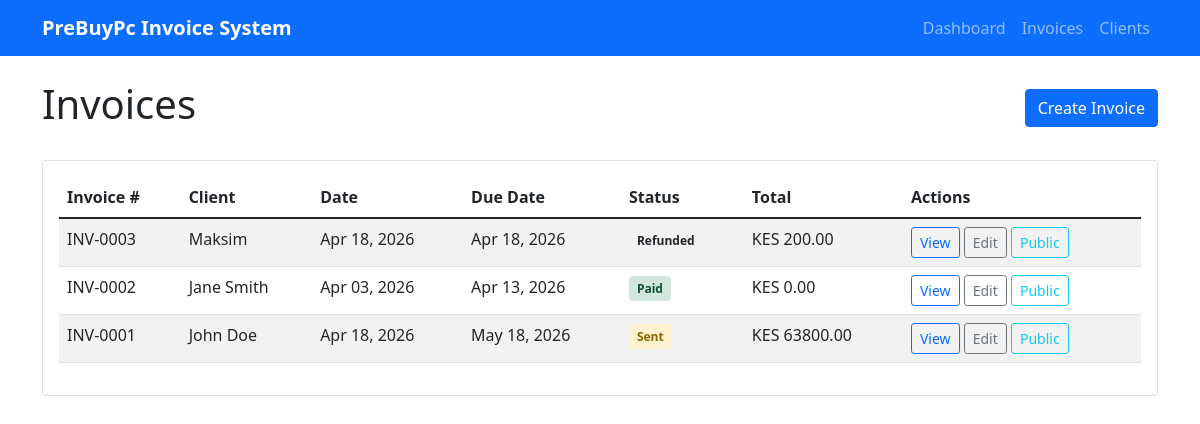
Before: /invoices/ with the older database file.
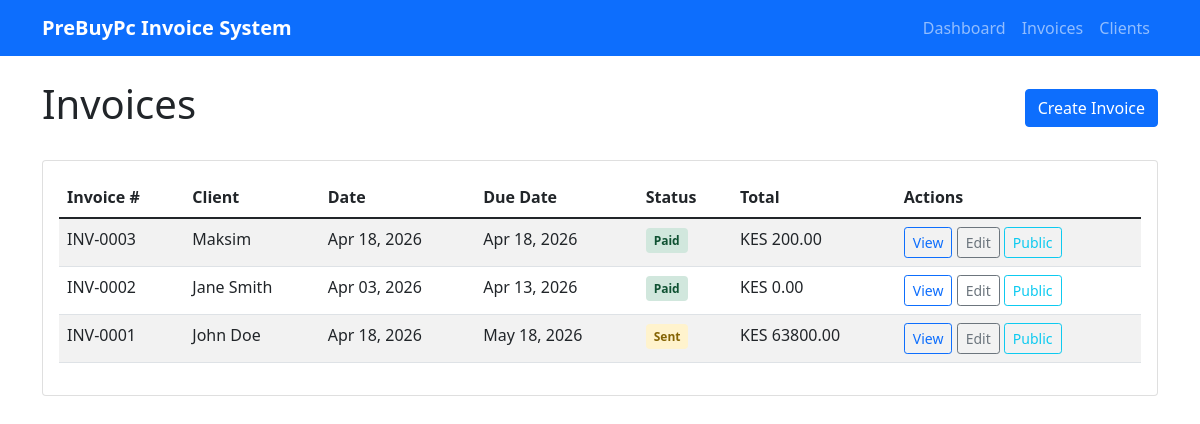
After: the same page with the newer database file.
### invoices/models.py (models this page shows, shortened)
class Invoice(models.Model):
    STATUS_CHOICES = [
        ('draft', 'Draft'),
        ('sent', 'Sent'),
        ('paid', 'Paid'),
        ('overdue', 'Overdue'),
        ('cancelled', 'Cancelled'),
        ('refunded', 'Refunded'),
    ]
    invoice_number = models.CharField(max_length=50, unique=True)
    client = models.ForeignKey(Client, on_delete=models.CASCADE, related_name='invoices')
    currency = models.CharField(max_length=3, default='KES')
    date_issued = models.DateField(default=timezone.now)
    due_date = models.DateField(null=True, blank=True)
    status = models.CharField(max_length=20, choices=STATUS_CHOICES, default='draft')
    tax_rate = models.DecimalField(max_digits=5, decimal_places=2, default=0)
    discount = models.DecimalField(max_digits=10, decimal_places=2, default=0)
    subtotal = models.DecimalField(max_digits=10, decimal_places=2, default=0)
    tax_amount = models.DecimalField(max_digits=10, decimal_places=2, default=0)
    grand_total = models.DecimalField(max_digits=10, decimal_places=2, default=0)
    paid_at = models.DateTimeField(null=True, blank=True)
    notes = models.TextField(blank=True)
    public_token = models.UUIDField(default=uuid.uuid4, editable=False, unique=True)
    is_active = models.BooleanField(default=True)
    created_at = models.DateTimeField(auto_now_add=True)
    updated_at = models.DateTimeField(auto_now=True)
    class Meta:
        ordering = ['-created_at']
        indexes = [
            models.Index(fields=['invoice_number']),
            models.Index(fields=['client']),
            models.Index(fields=['status']),
        ]

class Client(models.Model):
    name = models.CharField(max_length=255)
    email = models.EmailField(blank=True)
    phone = models.CharField(max_length=20, blank=True)
    company_name = models.CharField(max_length=255, blank=True)
    billing_address = models.TextField(blank=True)
    kra_pin = models.CharField(max_length=20, blank=True)
    notes = models.TextField(blank=True)
    created_at = models.DateTimeField(auto_now_add=True)
    updated_at = models.DateTimeField(auto_now=True)
    class Meta:
        ordering = ['-created_at']

### invoices/views.py (the view)
# urls.py: path('invoices/', views.invoice_list, name='list'),
def invoice_list(request):
    invoices = Invoice.objects.select_related('client').all()
    return render(request, 'invoices/invoice_list.html', {
        'invoices': invoices
    })

### invoices/templates/invoices/invoice_list.html (shortened to what this page needs)
{% extends 'invoices/base.html' %}
{% block content %}
<div class="d-flex justify-content-between align-items-center mb-4">
    <h1>Invoices</h1>
    <a href="{% url 'invoices:create' %}" class="btn btn-primary">Create Invoice</a>
</div>
<div class="card">
    <div class="card-body">
        <div class="table-responsive">
            <table class="table table-striped">
                <thead>
                    <tr>
                        <th>Invoice #</th>
                        <th>Client</th>
                        <th>Date</th>
                        <th>Due Date</th>
                        <th>Status</th>
                        <th>Total</th>
                        <th>Actions</th>
                    </tr>
                </thead>
                <tbody>
                    {% for invoice in invoices %}
                    <tr>
                        <td>{{ invoice.invoice_number }}</td>
                        <td>{{ invoice.client.name }}</td>
                        <td>{{ invoice.date_issued|date:"M d, Y" }}</td>
                        <td>{{ invoice.due_date|date:"M d, Y"|default:"—" }}</td>
                        <td>
                            <span class="status-badge status-{{ invoice.status }}">
                                {{ invoice.get_status_display }}
                            </span>
                        </td>
                        <td>{{ invoice.currency }} {{ invoice.grand_total|floatformat:2 }}</td>
                        <td>
                            <a href="{% url 'invoices:detail' invoice.pk %}" class="btn btn-sm btn-outline-primary">View</a>
                            <a href="{% url 'invoices:edit' invoice.pk %}" class="btn btn-sm btn-outline-secondary">Edit</a>
                            <a href="{% url 'invoices:public' invoice.public_token %}" class="btn btn-sm btn-outline-info" target="_blank">Public</a>
                        </td>
                    </tr>
                    {% empty %}
                    <tr>
                        <td colspan="7" class="text-center text-muted">No invoices found. <a href="{% url 'invoices:create' %}">Create your first invoice</a>.</td>
                    </tr>
                    {% endfor %}
                </tbody>
            </table>
        </div>
    </div>
</div>
{% endblock %}

Changed rows visible on the page:
changed Invoice "INV-0003": status "Refunded" → "Paid"
